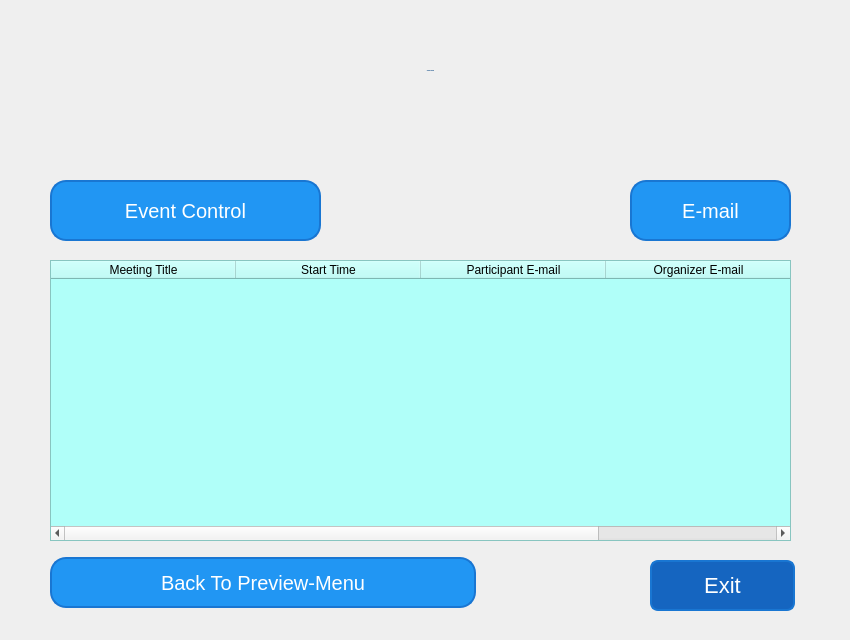
<?xml version="1.0" encoding="UTF-8"?>
<ui version="4.0">
 <class>AdminMenu</class>
 <widget class="QWidget" name="AdminMenu">
  <property name="geometry">
   <rect>
    <x>0</x>
    <y>0</y>
    <width>850</width>
    <height>640</height>
   </rect>
  </property>
  <property name="minimumSize">
   <size>
    <width>850</width>
    <height>640</height>
   </size>
  </property>
  <property name="maximumSize">
   <size>
    <width>850</width>
    <height>640</height>
   </size>
  </property>
  <property name="windowTitle">
   <string>Admin Menu</string>
  </property>
  <property name="styleSheet">
   <string notr="true">QWidget {
background: qlineargradient(spread:pad, x1:0, y1:0, x2:1, y2:1, 
stop:0 #7CCBA2, stop:1 #5FAFD3);

}
QPushButton {
    background-color: #2196F3;
    border-radius: 16px;
    border: 2px solid #1976D2;
    padding: 10px 20px;
    font-size: 20px;
    color: white;
    box-shadow: 0 4px #1976D2;
    transition: all 0.3s ease-in-out;
}

QPushButton:hover {
    background-color: #42A5F5;
    box-shadow: 0 8px #1976D2;
    transform: scale(1.2);  /* Butonu büyüt */
    font-size: 24px; /* Yazıyı büyüt */
}

QPushButton:pressed {
    background-color: #1E88E5;
    box-shadow: 0 2px #1976D2;
    transform: scale(1.1); /* Basılınca biraz küçült */
    font-size: 30px; /* Yazıyı biraz küçült */
}
</string>
  </property>
  <widget class="QLabel" name="label">
   <property name="geometry">
    <rect>
     <x>0</x>
     <y>0</y>
     <width>861</width>
     <height>141</height>
    </rect>
   </property>
   <property name="font">
    <font>
     <family>Verdana</family>
     <pointsize>-1</pointsize>
     <weight>75</weight>
     <italic>false</italic>
     <bold>true</bold>
    </font>
   </property>
   <property name="styleSheet">
    <string notr="true">QWidget {
    font: bold 28px &quot;Verdana&quot;;
    color: #004080;
background: qlineargradient(spread:pad, x1:0, y1:0, x2:1, y2:1,
    stop:0 #9ABDE3, stop:0.3 #C3D9F0, stop:0.7 #A1B9C9, stop:1 #6E8BB9);

    text-shadow: 2px 2px 3px #996600;
    border-radius: 10px;
}
</string>
   </property>
   <property name="text">
    <string>ADMIN MENU</string>
   </property>
   <property name="alignment">
    <set>Qt::AlignCenter</set>
   </property>
  </widget>
  <widget class="QPushButton" name="pushButton_mentorMeeting_4">
   <property name="geometry">
    <rect>
     <x>837</x>
     <y>920</y>
     <width>141</width>
     <height>51</height>
    </rect>
   </property>
   <property name="font">
    <font>
     <pointsize>-1</pointsize>
    </font>
   </property>
   <property name="styleSheet">
    <string notr="true">QPushButton {
  background-color: #1565C0;
    border-radius: 8px;
    border: 2px solid #1976D2;
    padding: 10px 20px;
    font-size: 22px;
    color: white;
    box-shadow: 0 4px #1976D2;
    transition: all 0.3s ease;
}
QPushButton:hover {
    background-color: #42A5F5;
    box-shadow: 0 6px #1976D2;
    transform: translateY(-4px);
}

QPushButton:pressed {
    background-color: #1E88E5;
    box-shadow: 0 2px #1976D2;
    transform: translateY(2px);
}</string>
   </property>
   <property name="text">
    <string>Exit</string>
   </property>
  </widget>
  <widget class="QPushButton" name="pushButton_event_recording">
   <property name="geometry">
    <rect>
     <x>50</x>
     <y>180</y>
     <width>271</width>
     <height>61</height>
    </rect>
   </property>
   <property name="font">
    <font>
     <pointsize>-1</pointsize>
    </font>
   </property>
   <property name="text">
    <string>Event Control</string>
   </property>
  </widget>
  <widget class="QPushButton" name="pushButton_mail">
   <property name="geometry">
    <rect>
     <x>630</x>
     <y>180</y>
     <width>161</width>
     <height>61</height>
    </rect>
   </property>
   <property name="font">
    <font>
     <pointsize>-1</pointsize>
    </font>
   </property>
   <property name="text">
    <string>E-mail</string>
   </property>
  </widget>
  <widget class="QTableWidget" name="tableWidget_butunGorusmeler">
   <property name="geometry">
    <rect>
     <x>50</x>
     <y>260</y>
     <width>741</width>
     <height>281</height>
    </rect>
   </property>
   <property name="styleSheet">
    <string notr="true">background-color: rgb(176, 255, 249);</string>
   </property>
   <attribute name="horizontalHeaderDefaultSectionSize">
    <number>185</number>
   </attribute>
   <attribute name="horizontalHeaderHighlightSections">
    <bool>false</bool>
   </attribute>
   <column>
    <property name="text">
     <string>Meeting Title</string>
    </property>
   </column>
   <column>
    <property name="text">
     <string>Start Time</string>
    </property>
   </column>
   <column>
    <property name="text">
     <string>Participant E-mail</string>
    </property>
   </column>
   <column>
    <property name="text">
     <string>Organizer E-mail</string>
    </property>
   </column>
  </widget>
  <widget class="QPushButton" name="pushButton_geriDon">
   <property name="geometry">
    <rect>
     <x>50</x>
     <y>557</y>
     <width>426</width>
     <height>51</height>
    </rect>
   </property>
   <property name="font">
    <font>
     <pointsize>-1</pointsize>
    </font>
   </property>
   <property name="styleSheet">
    <string notr="true"/>
   </property>
   <property name="text">
    <string>Back To Preview-Menu</string>
   </property>
   <property name="icon">
    <iconset resource="icons.qrc.qrc">
     <normaloff>:/newPrefix/icons/return.png.png</normaloff>:/newPrefix/icons/return.png.png</iconset>
   </property>
  </widget>
  <widget class="QPushButton" name="pushButton_Exit">
   <property name="geometry">
    <rect>
     <x>650</x>
     <y>560</y>
     <width>145</width>
     <height>51</height>
    </rect>
   </property>
   <property name="font">
    <font>
     <pointsize>-1</pointsize>
    </font>
   </property>
   <property name="styleSheet">
    <string notr="true">QPushButton {
  background-color: #1565C0;
    border-radius: 8px;
    border: 2px solid #1976D2;
    padding: 10px 20px;
    font-size: 22px;
    color: white;
    box-shadow: 0 4px #1976D2;
    transition: all 0.3s ease;
}
QPushButton:hover {
    background-color: #42A5F5;
    box-shadow: 0 6px #1976D2;
    transform: translateY(-4px);
}

QPushButton:pressed {
    background-color: #1E88E5;
    box-shadow: 0 2px #1976D2;
    transform: translateY(2px);
}</string>
   </property>
   <property name="text">
    <string>Exit</string>
   </property>
  </widget>
 </widget>
 <resources>
  <include location="icons.qrc.qrc"/>
 </resources>
 <connections/>
</ui>
